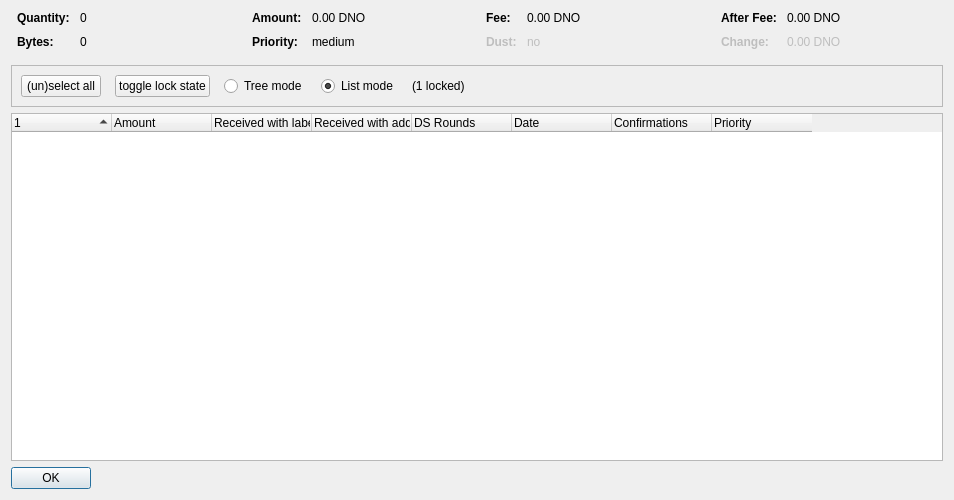
<?xml version="1.0" encoding="UTF-8"?>
<ui version="4.0">
 <class>CoinControlDialog</class>
 <widget class="QDialog" name="CoinControlDialog">
  <property name="geometry">
   <rect>
    <x>0</x>
    <y>0</y>
    <width>954</width>
    <height>500</height>
   </rect>
  </property>
  <property name="windowTitle">
   <string>Coin Selection</string>
  </property>
  <layout class="QVBoxLayout" name="verticalLayout">
   <item>
    <layout class="QHBoxLayout" name="horizontalLayoutTop" stretch="0,0,0,0">
     <property name="topMargin">
      <number>0</number>
     </property>
     <property name="bottomMargin">
      <number>10</number>
     </property>
     <item>
      <layout class="QFormLayout" name="formLayoutCoinControl1">
       <property name="horizontalSpacing">
        <number>10</number>
       </property>
       <property name="verticalSpacing">
        <number>10</number>
       </property>
       <property name="leftMargin">
        <number>6</number>
       </property>
       <property name="rightMargin">
        <number>6</number>
       </property>
       <item row="0" column="0">
        <widget class="QLabel" name="labelCoinControlQuantityText">
         <property name="font">
          <font>
           <weight>75</weight>
           <bold>true</bold>
          </font>
         </property>
         <property name="text">
          <string>Quantity:</string>
         </property>
        </widget>
       </item>
       <item row="0" column="1">
        <widget class="QLabel" name="labelCoinControlQuantity">
         <property name="cursor">
          <cursorShape>IBeamCursor</cursorShape>
         </property>
         <property name="contextMenuPolicy">
          <enum>Qt::ActionsContextMenu</enum>
         </property>
         <property name="text">
          <string notr="true">0</string>
         </property>
         <property name="textInteractionFlags">
          <set>Qt::LinksAccessibleByMouse|Qt::TextSelectableByKeyboard|Qt::TextSelectableByMouse</set>
         </property>
        </widget>
       </item>
       <item row="1" column="0">
        <widget class="QLabel" name="labelCoinControlBytesText">
         <property name="font">
          <font>
           <weight>75</weight>
           <bold>true</bold>
          </font>
         </property>
         <property name="text">
          <string>Bytes:</string>
         </property>
        </widget>
       </item>
       <item row="1" column="1">
        <widget class="QLabel" name="labelCoinControlBytes">
         <property name="cursor">
          <cursorShape>IBeamCursor</cursorShape>
         </property>
         <property name="contextMenuPolicy">
          <enum>Qt::ActionsContextMenu</enum>
         </property>
         <property name="text">
          <string notr="true">0</string>
         </property>
         <property name="textInteractionFlags">
          <set>Qt::LinksAccessibleByMouse|Qt::TextSelectableByKeyboard|Qt::TextSelectableByMouse</set>
         </property>
        </widget>
       </item>
      </layout>
     </item>
     <item>
      <layout class="QFormLayout" name="formLayoutCoinControl2">
       <property name="horizontalSpacing">
        <number>10</number>
       </property>
       <property name="verticalSpacing">
        <number>10</number>
       </property>
       <property name="leftMargin">
        <number>6</number>
       </property>
       <property name="rightMargin">
        <number>6</number>
       </property>
       <item row="0" column="0">
        <widget class="QLabel" name="labelCoinControlAmountText">
         <property name="font">
          <font>
           <weight>75</weight>
           <bold>true</bold>
          </font>
         </property>
         <property name="text">
          <string>Amount:</string>
         </property>
        </widget>
       </item>
       <item row="0" column="1">
        <widget class="QLabel" name="labelCoinControlAmount">
         <property name="cursor">
          <cursorShape>IBeamCursor</cursorShape>
         </property>
         <property name="contextMenuPolicy">
          <enum>Qt::ActionsContextMenu</enum>
         </property>
         <property name="text">
          <string notr="true">0.00 DNO</string>
         </property>
         <property name="textInteractionFlags">
          <set>Qt::LinksAccessibleByMouse|Qt::TextSelectableByKeyboard|Qt::TextSelectableByMouse</set>
         </property>
        </widget>
       </item>
       <item row="1" column="0">
        <widget class="QLabel" name="labelCoinControlPriorityText">
         <property name="font">
          <font>
           <weight>75</weight>
           <bold>true</bold>
          </font>
         </property>
         <property name="text">
          <string>Priority:</string>
         </property>
        </widget>
       </item>
       <item row="1" column="1">
        <widget class="QLabel" name="labelCoinControlPriority">
         <property name="cursor">
          <cursorShape>IBeamCursor</cursorShape>
         </property>
         <property name="contextMenuPolicy">
          <enum>Qt::ActionsContextMenu</enum>
         </property>
         <property name="text">
          <string>medium</string>
         </property>
         <property name="textInteractionFlags">
          <set>Qt::LinksAccessibleByMouse|Qt::TextSelectableByKeyboard|Qt::TextSelectableByMouse</set>
         </property>
        </widget>
       </item>
      </layout>
     </item>
     <item>
      <layout class="QFormLayout" name="formLayoutCoinControl3">
       <property name="horizontalSpacing">
        <number>10</number>
       </property>
       <property name="verticalSpacing">
        <number>10</number>
       </property>
       <property name="leftMargin">
        <number>6</number>
       </property>
       <property name="rightMargin">
        <number>6</number>
       </property>
       <item row="0" column="0">
        <widget class="QLabel" name="labelCoinControlFeeText">
         <property name="font">
          <font>
           <weight>75</weight>
           <bold>true</bold>
          </font>
         </property>
         <property name="text">
          <string>Fee:</string>
         </property>
        </widget>
       </item>
       <item row="0" column="1">
        <widget class="QLabel" name="labelCoinControlFee">
         <property name="cursor">
          <cursorShape>IBeamCursor</cursorShape>
         </property>
         <property name="contextMenuPolicy">
          <enum>Qt::ActionsContextMenu</enum>
         </property>
         <property name="text">
          <string notr="true">0.00 DNO</string>
         </property>
         <property name="textInteractionFlags">
          <set>Qt::LinksAccessibleByMouse|Qt::TextSelectableByKeyboard|Qt::TextSelectableByMouse</set>
         </property>
        </widget>
       </item>
       <item row="1" column="0">
        <widget class="QLabel" name="labelCoinControlLowOutputText">
         <property name="enabled">
          <bool>false</bool>
         </property>
         <property name="font">
          <font>
           <weight>75</weight>
           <bold>true</bold>
          </font>
         </property>
         <property name="text">
          <string>Dust:</string>
         </property>
        </widget>
       </item>
       <item row="1" column="1">
        <widget class="QLabel" name="labelCoinControlLowOutput">
         <property name="enabled">
          <bool>false</bool>
         </property>
         <property name="cursor">
          <cursorShape>IBeamCursor</cursorShape>
         </property>
         <property name="contextMenuPolicy">
          <enum>Qt::ActionsContextMenu</enum>
         </property>
         <property name="text">
          <string>no</string>
         </property>
         <property name="textInteractionFlags">
          <set>Qt::LinksAccessibleByMouse|Qt::TextSelectableByKeyboard|Qt::TextSelectableByMouse</set>
         </property>
        </widget>
       </item>
      </layout>
     </item>
     <item>
      <layout class="QFormLayout" name="formLayoutCoinControl4">
       <property name="horizontalSpacing">
        <number>10</number>
       </property>
       <property name="verticalSpacing">
        <number>10</number>
       </property>
       <property name="leftMargin">
        <number>6</number>
       </property>
       <property name="rightMargin">
        <number>6</number>
       </property>
       <item row="0" column="0">
        <widget class="QLabel" name="labelCoinControlAfterFeeText">
         <property name="font">
          <font>
           <weight>75</weight>
           <bold>true</bold>
          </font>
         </property>
         <property name="text">
          <string>After Fee:</string>
         </property>
        </widget>
       </item>
       <item row="0" column="1">
        <widget class="QLabel" name="labelCoinControlAfterFee">
         <property name="cursor">
          <cursorShape>IBeamCursor</cursorShape>
         </property>
         <property name="contextMenuPolicy">
          <enum>Qt::ActionsContextMenu</enum>
         </property>
         <property name="text">
          <string notr="true">0.00 DNO</string>
         </property>
         <property name="textInteractionFlags">
          <set>Qt::LinksAccessibleByMouse|Qt::TextSelectableByKeyboard|Qt::TextSelectableByMouse</set>
         </property>
        </widget>
       </item>
       <item row="1" column="0">
        <widget class="QLabel" name="labelCoinControlChangeText">
         <property name="enabled">
          <bool>false</bool>
         </property>
         <property name="font">
          <font>
           <weight>75</weight>
           <bold>true</bold>
          </font>
         </property>
         <property name="text">
          <string>Change:</string>
         </property>
        </widget>
       </item>
       <item row="1" column="1">
        <widget class="QLabel" name="labelCoinControlChange">
         <property name="enabled">
          <bool>false</bool>
         </property>
         <property name="cursor">
          <cursorShape>IBeamCursor</cursorShape>
         </property>
         <property name="contextMenuPolicy">
          <enum>Qt::ActionsContextMenu</enum>
         </property>
         <property name="text">
          <string notr="true">0.00 DNO</string>
         </property>
         <property name="textInteractionFlags">
          <set>Qt::LinksAccessibleByMouse|Qt::TextSelectableByKeyboard|Qt::TextSelectableByMouse</set>
         </property>
        </widget>
       </item>
      </layout>
     </item>
    </layout>
   </item>
   <item>
    <widget class="QFrame" name="frame">
     <property name="minimumSize">
      <size>
       <width>0</width>
       <height>40</height>
      </size>
     </property>
     <property name="frameShape">
      <enum>QFrame::StyledPanel</enum>
     </property>
     <property name="frameShadow">
      <enum>QFrame::Sunken</enum>
     </property>
     <layout class="QHBoxLayout" name="horizontalLayout">
      <item>
       <layout class="QHBoxLayout" name="horizontalLayoutPanel" stretch="0,0,0,0,0,0">
        <property name="spacing">
         <number>14</number>
        </property>
        <item>
         <widget class="QPushButton" name="pushButtonSelectAll">
          <property name="sizePolicy">
           <sizepolicy hsizetype="Maximum" vsizetype="Fixed">
            <horstretch>0</horstretch>
            <verstretch>0</verstretch>
           </sizepolicy>
          </property>
          <property name="text">
           <string>(un)select all</string>
          </property>
          <property name="autoDefault">
           <bool>false</bool>
          </property>
         </widget>
        </item>
        <item>
         <widget class="QPushButton" name="pushButtonToggleLock">
          <property name="sizePolicy">
           <sizepolicy hsizetype="Maximum" vsizetype="Fixed">
            <horstretch>0</horstretch>
            <verstretch>0</verstretch>
           </sizepolicy>
          </property>
          <property name="text">
           <string>toggle lock state</string>
          </property>
          <property name="autoDefault">
           <bool>false</bool>
          </property>
         </widget>
        </item>
        <item>
         <widget class="QRadioButton" name="radioTreeMode">
          <property name="sizePolicy">
           <sizepolicy hsizetype="Maximum" vsizetype="Fixed">
            <horstretch>0</horstretch>
            <verstretch>0</verstretch>
           </sizepolicy>
          </property>
          <property name="text">
           <string>Tree mode</string>
          </property>
         </widget>
        </item>
        <item>
         <widget class="QRadioButton" name="radioListMode">
          <property name="sizePolicy">
           <sizepolicy hsizetype="Maximum" vsizetype="Fixed">
            <horstretch>0</horstretch>
            <verstretch>0</verstretch>
           </sizepolicy>
          </property>
          <property name="text">
           <string>List mode</string>
          </property>
          <property name="checked">
           <bool>true</bool>
          </property>
         </widget>
        </item>
        <item>
         <widget class="QLabel" name="labelLocked">
          <property name="text">
           <string>(1 locked)</string>
          </property>
         </widget>
        </item>
        <item>
         <spacer name="horizontalSpacer">
          <property name="orientation">
           <enum>Qt::Horizontal</enum>
          </property>
          <property name="sizeHint" stdset="0">
           <size>
            <width>40</width>
            <height>20</height>
           </size>
          </property>
         </spacer>
        </item>
       </layout>
      </item>
     </layout>
    </widget>
   </item>
   <item>
    <widget class="CoinControlTreeWidget" name="treeWidget">
     <property name="contextMenuPolicy">
      <enum>Qt::CustomContextMenu</enum>
     </property>
     <property name="sortingEnabled">
      <bool>false</bool>
     </property>
     <property name="columnCount">
      <number>8</number>
     </property>
     <attribute name="headerShowSortIndicator" stdset="0">
      <bool>true</bool>
     </attribute>
     <attribute name="headerStretchLastSection">
      <bool>false</bool>
     </attribute>
     <column>
      <property name="text">
       <string/>
      </property>
     </column>
     <column>
      <property name="text">
       <string>Amount</string>
      </property>
     </column>
     <column>
      <property name="text">
       <string>Received with label</string>
      </property>
     </column>
     <column>
      <property name="text">
       <string>Received with address</string>
      </property>
     </column>
     <column>
      <property name="text">
       <string>DS Rounds</string>
      </property>
     </column>
     <column>
      <property name="text">
       <string>Date</string>
      </property>
     </column>
     <column>
      <property name="text">
       <string>Confirmations</string>
      </property>
      <property name="toolTip">
       <string>Confirmed</string>
      </property>
     </column>
     <column>
      <property name="text">
       <string>Priority</string>
      </property>
     </column>
    </widget>
   </item>
   <item>
    <widget class="QDialogButtonBox" name="buttonBox">
     <property name="sizePolicy">
      <sizepolicy hsizetype="Maximum" vsizetype="Fixed">
       <horstretch>0</horstretch>
       <verstretch>0</verstretch>
      </sizepolicy>
     </property>
     <property name="orientation">
      <enum>Qt::Horizontal</enum>
     </property>
     <property name="standardButtons">
      <set>QDialogButtonBox::Ok</set>
     </property>
    </widget>
   </item>
  </layout>
 </widget>
 <customwidgets>
  <customwidget>
   <class>CoinControlTreeWidget</class>
   <extends>QTreeWidget</extends>
   <header>coincontroltreewidget.h</header>
  </customwidget>
 </customwidgets>
 <resources/>
 <connections/>
</ui>
